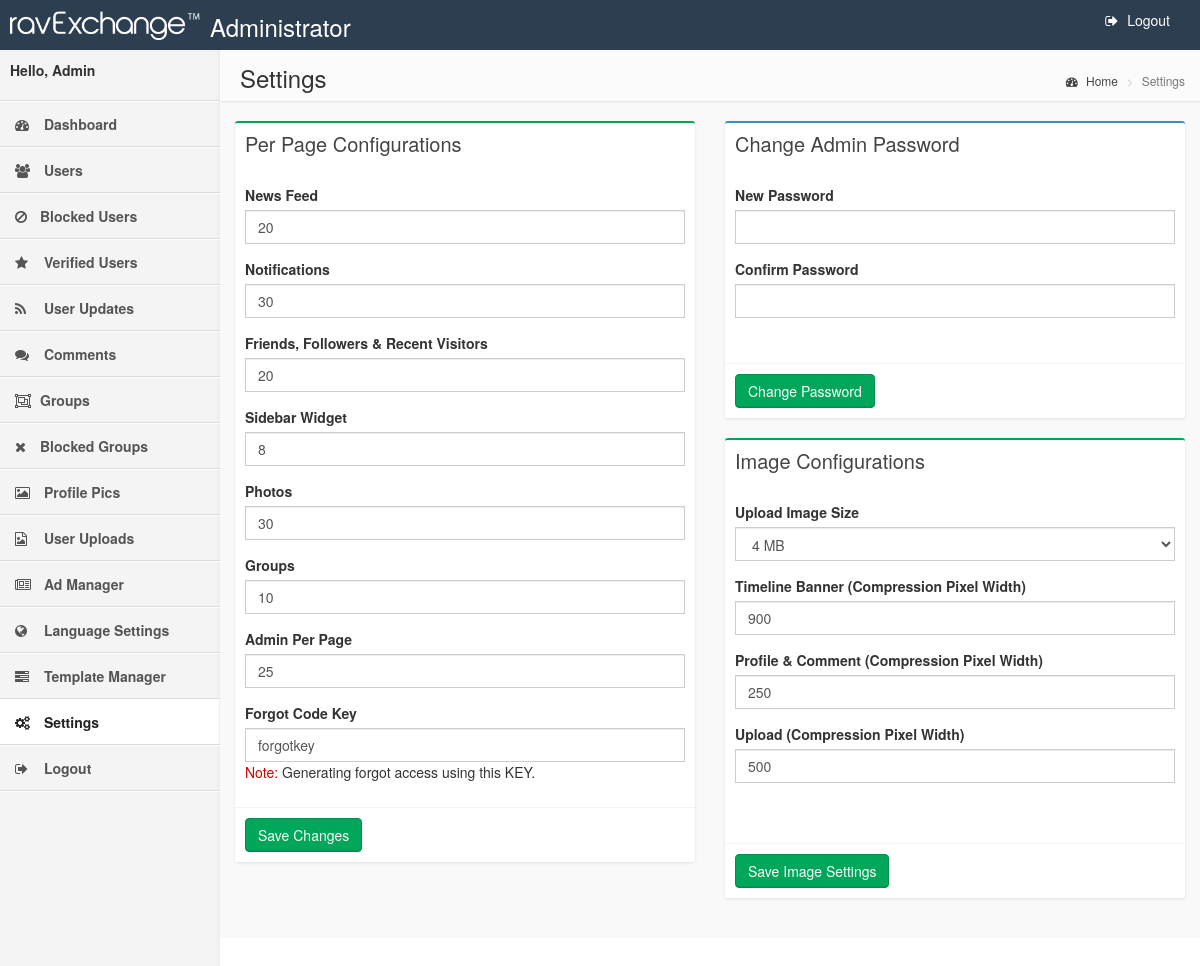
Screenshot of /WallAdmin/settings.php (signed in) with the database file from the repository.
### tables this page shows
CREATE TABLE IF NOT EXISTS `configurations` (
  `con_id` int(11) NOT NULL,
  `newsfeedPerPage` int(3) DEFAULT NULL,
  `friendsPerPage` int(3) DEFAULT NULL,
  `photosPerPage` int(3) DEFAULT NULL,
  `groupsPerPage` int(3) DEFAULT NULL,
  `adminPerPage` int(3) DEFAULT NULL,
  `uploadImage` int(11) DEFAULT NULL,
  `bannerWidth` int(11) DEFAULT NULL,
  `profileWidth` int(11) DEFAULT NULL,
  `notificationPerPage` int(3) DEFAULT NULL,
  `friendsWidgetPerPage` int(4) DEFAULT NULL,
  `gravatar` enum('0','1') DEFAULT NULL,
  `forgot` varchar(30) DEFAULT NULL,
  `applicationName` varchar(100) NOT NULL,
  `applicationDesc` text NOT NULL,
  `language_labels` enum('0','1') DEFAULT '0',
  `upload` int(11) DEFAULT NULL,
  `applicationToken` varchar(30) DEFAULT NULL
);

### WallAdmin/includes/Wall_Admin.php (called while the page is built, shortened)
<?php
class Wall_Admin
{
    public function Get_Configurations()
    {
        $db = getDB();
        $stmt = $db->prepare("SELECT  * FROM configurations WHERE con_id='1' ");
        $stmt->execute();
        $row = $stmt->fetch(PDO::FETCH_OBJ);
        $data = json_decode(json_encode($row),true);
        return $data;
    }
}
?>

### WallAdmin/configurations.php (called while the page is built, shortened)
<?php
$Get_Configurations=$WallAdmin->Get_Configurations();
$perpage=$Get_Configurations['newsfeedPerPage'];
$notifications_perpage=$Get_Configurations['notificationPerPage'];
$rowsPerPage=$Get_Configurations['friendsPerPage'];
$photosPerPage=$Get_Configurations['photosPerPage'];
$groupsList=$Get_Configurations['groupsPerPage'];
$uploadImageSize=$Get_Configurations['uploadImage'];
$TimelineBannerPX=$Get_Configurations['bannerWidth'];
$TimelineProfilePX=$Get_Configurations['profileWidth'];
$friend_widget_list_count=$Get_Configurations['friendsWidgetPerPage'];
$admin_perpage=$Get_Configurations['adminPerPage'];
$forgot=$Get_Configurations['forgot'];
$UploadPX=$Get_Configurations['upload'];
?>

### WallAdmin/settings.php (the view, shortened to what this page needs)
<?php
include_once 'includes.php';
include 'configurations.php';
?>
<!DOCTYPE html>
<html>
    <?php include_once("head.php"); ?>
    <body class="skin-blue">
        <?php include_once("header.php"); ?>
        <div class="wrapper row-offcanvas row-offcanvas-left">
           <?php include_once("menu.php"); ?>
            <aside class="right-side">
                <section class="content-header">
                    <h1>
                       Settings
                    </h1>
                    <ol class="breadcrumb">
                        <li><a href="#"><i class="fa fa-dashboard"></i> Home</a></li>
                        <li class="active">Settings</li>
                    </ol>
                </section>
                <section class="content">
                 <div class="row">
						   <div class="col-md-6">
                            <div class="box box-success">
                                <div class="box-header">
                                    <h3 class="box-title">Per Page Configurations</h3>
                                </div>
                                <form role="form" method="post" action="" name="perPage">
                                    <div class="box-body">
                                        <div class="form-group">
                                            <label for="exampleInputEmail1">News Feed</label>
                                            <input type="text" class="form-control" name="NewsFeedPerPage" value="<?php echo $perpage; ?>">
                                        </div>
										 <div class="form-group">
                                            <label for="exampleInputPassword1">Notifications</label>
                                            <input type="text" class="form-control" name="notifications" value="<?php echo $notifications_perpage; ?>">
                                        </div>
                                        <div class="form-group">
                                            <label for="exampleInputPassword1 ">Friends, Followers & Recent Visitors</label>
                                            <input type="text" class="form-control" name="friends" value="<?php echo $rowsPerPage; ?>">
                                        </div>
										<div class="form-group">
                                            <label for="exampleInputPassword1">Sidebar Widget</label>
                                            <input type="text" class="form-control" name="friendsWidget" value="<?php echo $friend_widget_list_count; ?>">
                                        </div>
										<div class="form-group">
                                            <label for="exampleInputPassword1">Photos</label>
                                            <input type="text" class="form-control" name="photos" value="<?php echo $photosPerPage; ?>">
                                        </div>
										<div class="form-group">
                                            <label for="exampleInputPassword1">Groups</label>
                                            <input type="text" class="form-control" name="groups" value="<?php echo $groupsList; ?>">
                                        </div>
										<div class="form-group">
                                            <label for="exampleInputPassword1">Admin Per Page</label>
                                            <input type="text" class="form-control" name="admin" value="<?php echo $admin_perpage; ?>">
                                        </div>
										<div class="form-group">
                                            <label for="exampleInputPassword1">Forgot Code Key</label>
                                            <input type="text" class="form-control" name="forgot" value="<?php echo $forgot; ?>">
                                            <span class="note">Note:</span> Generating forgot access using this KEY.
                                        </div>
                                    </div>
                                    <div class="box-footer">
                                        <input type="submit" class="btn btn-success" value="Save Changes" />
                                    </div>
                                </form>
                            </div>
                        </div>
						 <div class="col-md-6">
                            <div class="box box-primary">
                                <div class="box-header">
                                    <h3 class="box-title">Change Admin Password</h3>
                                </div>
                                <form role="form" method="post" action="" name="changePassword">
                                    <div class="box-body">
                                        <div class="form-group">
                                            <label for="exampleInputEmail1">New Password</label>
                                            <input type="password" class="form-control" name="newPassword" placeholder="">
                                        </div>
                                        <div class="form-group">
                                            <label for="exampleInputPassword1">Confirm Password</label>
                                            <input type="password" class="form-control" name="confirmPassword" placeholder="">
                                        </div>
                                    </div>
                                    <div class="box-footer">
                                        <input type="submit" class="btn btn-success" value="Change Password" />
                                    </div>
                                </form>
                            </div>
                        </div>
						 <div class="col-md-6">
                            <div class="box box-success">
                                <div class="box-header">
                                    <h3 class="box-title">Image Configurations</h3>
                                </div>
                                <form role="form" method="post" action="" name="imageConf">
                                    <div class="box-body">
										<div class="form-group">
                                            <label for="exampleInputPassword1">Upload Image Size</label>
                                      <select class="form-control" name="UploadImageSize">
									  <?php
									  for($i=1;$i<=10;$i++)
									  {
									  $v=$uploadImageSize/1024;
									  if($v==$i)
									  echo  "<option value='".$i."' selected >".$i." MB</option>";
									  else
									  echo  "<option value='".$i."'>".$i." MB</option>";
									  }
									  ?>
                                      </select>
                    </div>
<div class="form-group">
<label for="exampleInputPassword1">Timeline Banner (Compression Pixel Width)</label>
<input type="text" class="form-control" name="banner" placeholder="" value="<?php echo $TimelineBannerPX; ?>">
</div>
<div class="form-group">
<label for="exampleInputPassword1">Profile & Comment (Compression Pixel Width)</label>
<input type="text" class="form-control" name="profile" placeholder="" value="<?php echo $TimelineProfilePX; ?>">
</div>
<div class="form-group">
<label for="exampleInputPassword1">Upload (Compression Pixel Width)</label>
<input type="text" class="form-control" name="upload" placeholder="" value="<?php echo $UploadPX; ?>">
</div>
<div class="form-group">
</div>
</div>
<div class="box-footer">
<input type="submit" class="btn btn-success" value="Save Image Settings" />
</div>
                                </form>
                            </div>
                        </div>
                    </div>
                </section>
            </aside>
        </div>
    </body>
</html>

### css/wallscriptPlugins.css (style rules this page uses)
.note { color: #cc0000 }
body:after { content: url(../wall_icons/close.png) url(../wall_icons/loading.gif) url(../wall_icons/prev.png) url(../wall_icons/next.png); display: none; }
.fa { display: inline-block; font: normal normal normal 14px/1 FontAwesome; font-size: inherit; text-rendering: auto; -webkit-font-smoothing: antialiased; -moz-osx-font-smoothing: grayscale; margin-right: 5px; }
.fa-dashboard:before, .fa-tachometer:before { content: "\f0e4"; }

### rows the page displays
configurations: NewsFeedPerPage "20", notifications "30", friends "20", friendsWidget "8", photos "30", groups "10", admin "25", forgot "forgotkey", UploadImageSize "4 MB", banner "900", profile "250", upload "500"
